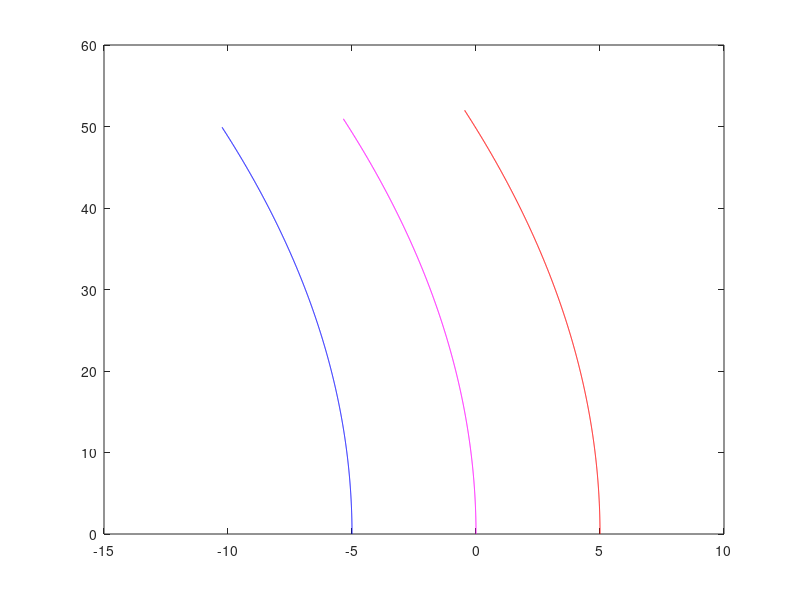
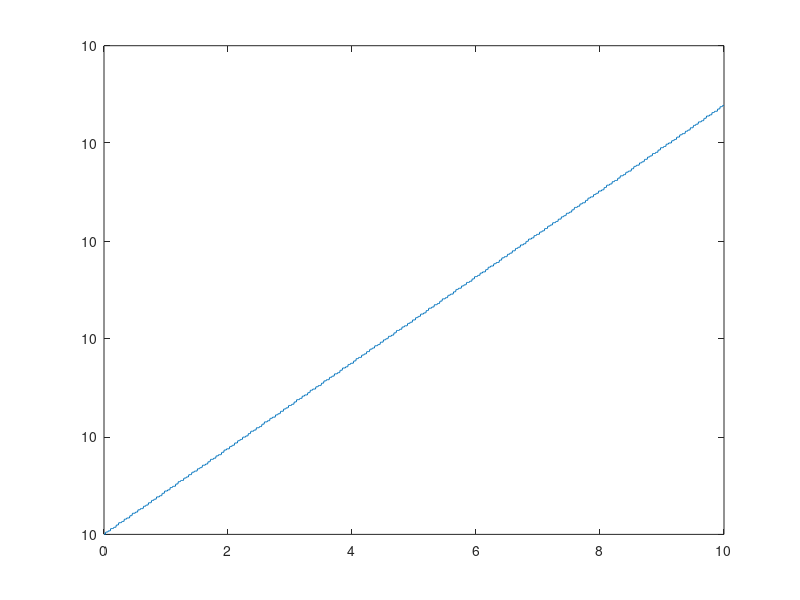

Recreate these plots in MATLAB, in order.
% dist bw the wheels and radius of the wheels in cm
d0 = 10;
r = 2;

% initial positions of the wheels as column vectors

xr0 = [d0/2; 0]; 
xl0 = [-d0/2; 0];

% counter clockwise rotation by 90 matrix

M = [0, -1; 1, 0];

% time step, final time, initial time
dt = 0.01;
tfin = 10;
t0 = 0;

T = t0: dt: tfin;

% angular velocities of the motors with units so thar r * w gives linear velocities
% in cm per second

wr = (2*pi /60) * 25 * ones(1, length(T)); % 25 rpm
wl = (2*pi /60) * 24 * ones(1, length(T)); % 24 rpm

%wr = (2*pi /60) * [25 * ones(1, length(T)/2), 23 * ones(1, length(T)/2)];
%wl = (2*pi /60) * [24 * ones(1, length(T)/2), 25 * ones(1, length(T)/2)];

% position column vectors of the wheels at different times initialized as zero for time 
% greater than 0

xr = [xr0(1), zeros(1, length(T) -  1); xr0(2), zeros(1, length(T) -  1)];
xl = [xl0(1), zeros(1, length(T) -  1); xl0(2), zeros(1, length(T) -  1)];
 
% calculating the position of the wheels
 
for k = 2 : length(T)
  
  % dir is unit vector perpendicular to the vector joining the wheels
  % it is also the direction of the linear velocities of both the wheels
  
  dir = M * [xr(1, k -1) - xl(1, k -1); xr(2, k -1) - xl(2, k -1)] / d0;
  dirdel = dir * dt;
  
  % integration of each coordinate
  
  for i = 1 : 2
    
    % x[t_k] = x[t_(k-1)] + integral from t_k to t_(k-1) of the velocity vector
    
    xr(i, k) = xr(i, k-1) + r * wr(k-1) *dirdel(i);
    xl(i, k) = xl(i, k-1) + r * wl(k-1) *dirdel(i);
    
  endfor
  
endfor
 
% xc is the coordinate of the centre of the wheels
 
xc = (xr + xl)/ 2;
 
% d is the distance bw the wheels at different times. 
% This was only calculated to verify the correctness of the simulation
% If the simulation is correct, the distance bw the wheels should be constant
 
d = (xr(1,:) - xl(1,:)) .* (xr(1,:) - xl(1,:)) + (xr(2,:) - xl(2,:)) .* (xr(2,:) - xl(2,:));
d = sqrt(d);
 
% plots
 
figure(1);
axis( "equal");
plot(xr(1, 1: length(T)), xr(2, 1: length(T)), 'r');
hold on;
plot(xl(1, 1: length(T)), xl(2, 1: length(T)), 'b');
hold on;
plot(xc(1, 1: length(T)), xc(2, 1: length(T)), 'm');

figure(2);
plot(T, d);% good job.
